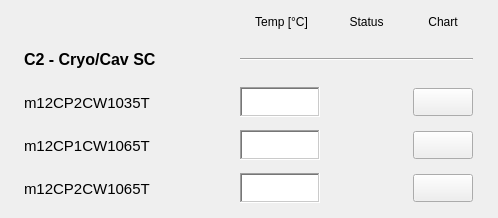
   <widget class="QWidget" name="scrollAreaWidgetContents_20">
    <property name="geometry">
     <rect>
      <x>0</x>
      <y>0</y>
      <width>498</width>
      <height>218</height>
     </rect>
    </property>
    <widget class="QWidget" name="layoutWidget">
     <property name="geometry">
      <rect>
       <x>9</x>
       <y>8</y>
       <width>481</width>
       <height>201</height>
      </rect>
     </property>
     <layout class="QGridLayout" name="gridLayout_4">
      <item row="0" column="1">
       <widget class="PyDMLabel" name="PyDMLabel_60">
        <property name="minimumSize">
         <size>
          <width>0</width>
          <height>24</height>
         </size>
        </property>
        <property name="maximumSize">
         <size>
          <width>16777215</width>
          <height>24</height>
         </size>
        </property>
        <property name="toolTip">
         <string/>
        </property>
        <property name="text">
         <string> Temp [°C]</string>
        </property>
        <property name="alignment">
         <set>Qt::AlignCenter</set>
        </property>
       </widget>
      </item>
      <item row="0" column="2">
       <widget class="PyDMLabel" name="PyDMLabel_74">
        <property name="toolTip">
         <string/>
        </property>
        <property name="text">
         <string>Status</string>
        </property>
        <property name="alignment">
         <set>Qt::AlignCenter</set>
        </property>
       </widget>
      </item>
      <item row="0" column="3">
       <widget class="PyDMLabel" name="PyDMLabel_120">
        <property name="toolTip">
         <string/>
        </property>
        <property name="text">
         <string>Chart</string>
        </property>
        <property name="alignment">
         <set>Qt::AlignCenter</set>
        </property>
       </widget>
      </item>
      <item row="1" column="0">
       <widget class="PyDMLabel" name="PyDMLabel_121">
        <property name="minimumSize">
         <size>
          <width>195</width>
          <height>35</height>
         </size>
        </property>
        <property name="maximumSize">
         <size>
          <width>160</width>
          <height>16777215</height>
         </size>
        </property>
        <property name="font">
         <font>
          <pointsize>12</pointsize>
          <weight>75</weight>
          <bold>true</bold>
         </font>
        </property>
        <property name="toolTip">
         <string/>
        </property>
        <property name="text">
         <string>C2 - Cryo/Cav SC</string>
        </property>
       </widget>
      </item>
      <item row="1" column="1" colspan="3">
       <widget class="Line" name="line_13">
        <property name="sizeIncrement">
         <size>
          <width>0</width>
          <height>0</height>
         </size>
        </property>
        <property name="baseSize">
         <size>
          <width>0</width>
          <height>0</height>
         </size>
        </property>
        <property name="autoFillBackground">
         <bool>false</bool>
        </property>
        <property name="frameShadow">
         <enum>QFrame::Sunken</enum>
        </property>
        <property name="lineWidth">
         <number>1</number>
        </property>
        <property name="midLineWidth">
         <number>0</number>
        </property>
        <property name="orientation">
         <enum>Qt::Horizontal</enum>
        </property>
       </widget>
      </item>
      <item row="2" column="0">
       <widget class="PyDMLabel" name="PyDMLabel_122">
        <property name="minimumSize">
         <size>
          <width>172</width>
          <height>35</height>
         </size>
        </property>
        <property name="maximumSize">
         <size>
          <width>172</width>
          <height>16777215</height>
         </size>
        </property>
        <property name="font">
         <font>
          <pointsize>11</pointsize>
         </font>
        </property>
        <property name="toolTip">
         <string/>
        </property>
        <property name="text">
         <string>m12CP2CW1035T</string>
        </property>
       </widget>
      </item>
      <item row="2" column="1">
       <widget class="PyDMLabel" name="PyDMLabel_76">
        <property name="enabled">
         <bool>true</bool>
        </property>
        <property name="minimumSize">
         <size>
          <width>80</width>
          <height>30</height>
         </size>
        </property>
        <property name="maximumSize">
         <size>
          <width>80</width>
          <height>30</height>
         </size>
        </property>
        <property name="toolTip">
         <string/>
        </property>
        <property name="accessibleDescription">
         <string/>
        </property>
        <property name="layoutDirection">
         <enum>Qt::LeftToRight</enum>
        </property>
        <property name="autoFillBackground">
         <bool>false</bool>
        </property>
        <property name="styleSheet">
         <string notr="true">background-color: qlineargradient(spread:pad, x1:0, y1:0, x2:1, y2:1, stop:0 rgba(255, 255, 255, 255), stop:1 rgba(255, 255, 255, 255));</string>
        </property>
        <property name="frameShape">
         <enum>QFrame::WinPanel</enum>
        </property>
        <property name="frameShadow">
         <enum>QFrame::Sunken</enum>
        </property>
        <property name="alignment">
         <set>Qt::AlignRight|Qt::AlignTrailing|Qt::AlignVCenter</set>
        </property>
        <property name="precision" stdset="0">
         <number>2</number>
        </property>
        <property name="precisionFromPV" stdset="0">
         <bool>false</bool>
        </property>
        <property name="channel" stdset="0">
         <string>UA-21CHall:CR-IHMCtrl:dbAdsSta_strAdsA_m12CP2CW1035T-Mon</string>
        </property>
       </widget>
      </item>
      <item row="2" column="3">
       <widget class="PyDMPushButton" name="PyDMPushButton_58">
        <property name="minimumSize">
         <size>
          <width>60</width>
          <height>28</height>
         </size>
        </property>
        <property name="maximumSize">
         <size>
          <width>60</width>
          <height>28</height>
         </size>
        </property>
        <property name="toolTip">
         <string/>
        </property>
       </widget>
      </item>
      <item row="3" column="0">
       <widget class="PyDMLabel" name="PyDMLabel_77">
        <property name="minimumSize">
         <size>
          <width>172</width>
          <height>0</height>
         </size>
        </property>
        <property name="maximumSize">
         <size>
          <width>172</width>
          <height>16777215</height>
         </size>
        </property>
        <property name="font">
         <font>
          <pointsize>11</pointsize>
         </font>
        </property>
        <property name="toolTip">
         <string/>
        </property>
        <property name="text">
         <string>m12CP1CW1065T</string>
        </property>
       </widget>
      </item>
      <item row="3" column="1">
       <widget class="PyDMLabel" name="PyDMLabel_123">
        <property name="enabled">
         <bool>true</bool>
        </property>
        <property name="minimumSize">
         <size>
          <width>80</width>
          <height>30</height>
         </size>
        </property>
        <property name="maximumSize">
         <size>
          <width>80</width>
          <height>30</height>
         </size>
        </property>
        <property name="toolTip">
         <string/>
        </property>
        <property name="accessibleDescription">
         <string/>
        </property>
        <property name="layoutDirection">
         <enum>Qt::LeftToRight</enum>
        </property>
        <property name="autoFillBackground">
         <bool>false</bool>
        </property>
        <property name="styleSheet">
         <string notr="true">background-color: qlineargradient(spread:pad, x1:0, y1:0, x2:1, y2:1, stop:0 rgba(255, 255, 255, 255), stop:1 rgba(255, 255, 255, 255));</string>
        </property>
        <property name="frameShape">
         <enum>QFrame::WinPanel</enum>
        </property>
        <property name="frameShadow">
         <enum>QFrame::Sunken</enum>
        </property>
        <property name="alignment">
         <set>Qt::AlignRight|Qt::AlignTrailing|Qt::AlignVCenter</set>
        </property>
        <property name="precision" stdset="0">
         <number>2</number>
        </property>
        <property name="precisionFromPV" stdset="0">
         <bool>false</bool>
        </property>
        <property name="channel" stdset="0">
         <string>UA-21CHall:CR-IHMCtrl:dbAdsSta_strAdsA_m12CP1CW1065T-Mon</string>
        </property>
       </widget>
      </item>
      <item row="3" column="3">
       <widget class="PyDMPushButton" name="PyDMPushButton_59">
        <property name="minimumSize">
         <size>
          <width>60</width>
          <height>28</height>
         </size>
        </property>
        <property name="maximumSize">
         <size>
          <width>60</width>
          <height>28</height>
         </size>
        </property>
        <property name="toolTip">
         <string/>
        </property>
       </widget>
      </item>
      <item row="4" column="0">
       <widget class="PyDMLabel" name="pv02raps01_6">
        <property name="minimumSize">
         <size>
          <width>172</width>
          <height>0</height>
         </size>
        </property>
        <property name="maximumSize">
         <size>
          <width>135</width>
          <height>16777215</height>
         </size>
        </property>
        <property name="font">
         <font>
          <pointsize>11</pointsize>
         </font>
        </property>
        <property name="toolTip">
         <string/>
        </property>
        <property name="text">
         <string>m12CP2CW1065T</string>
        </property>
       </widget>
      </item>
      <item row="4" column="1">
       <widget class="PyDMLabel" name="PyDMLabel_124">
        <property name="enabled">
         <bool>true</bool>
        </property>
        <property name="minimumSize">
         <size>
          <width>80</width>
          <height>30</height>
         </size>
        </property>
        <property name="maximumSize">
         <size>
          <width>80</width>
          <height>30</height>
         </size>
        </property>
        <property name="toolTip">
         <string/>
        </property>
        <property name="accessibleDescription">
         <string/>
        </property>
        <property name="layoutDirection">
         <enum>Qt::LeftToRight</enum>
        </property>
        <property name="autoFillBackground">
         <bool>false</bool>
        </property>
        <property name="styleSheet">
         <string notr="true">background-color: qlineargradient(spread:pad, x1:0, y1:0, x2:1, y2:1, stop:0 rgba(255, 255, 255, 255), stop:1 rgba(255, 255, 255, 255));</string>
        </property>
        <property name="frameShape">
         <enum>QFrame::WinPanel</enum>
        </property>
        <property name="frameShadow">
         <enum>QFrame::Sunken</enum>
        </property>
        <property name="alignment">
         <set>Qt::AlignRight|Qt::AlignTrailing|Qt::AlignVCenter</set>
        </property>
        <property name="precision" stdset="0">
         <number>2</number>
        </property>
        <property name="precisionFromPV" stdset="0">
         <bool>false</bool>
        </property>
        <property name="channel" stdset="0">
         <string>UA-21CHall:CR-IHMCtrl:dbAdsSta_strAdsA_m12CP2CW1065T-Mon</string>
        </property>
       </widget>
      </item>
      <item row="4" column="3">
       <widget class="PyDMPushButton" name="PyDMPushButton_60">
        <property name="minimumSize">
         <size>
          <width>60</width>
          <height>28</height>
         </size>
        </property>
        <property name="maximumSize">
         <size>
          <width>60</width>
          <height>28</height>
         </size>
        </property>
        <property name="toolTip">
         <string/>
        </property>
       </widget>
      </item>
      <item row="4" column="2">
       <widget class="QLed" name="ledcp21065t">
        <property name="sizePolicy">
         <sizepolicy hsizetype="Maximum" vsizetype="Maximum">
          <horstretch>0</horstretch>
          <verstretch>0</verstretch>
         </sizepolicy>
        </property>
        <property name="minimumSize">
         <size>
          <width>51</width>
          <height>35</height>
         </size>
        </property>
        <property name="maximumSize">
         <size>
          <width>51</width>
          <height>35</height>
         </size>
        </property>
        <property name="toolTip">
         <string/>
        </property>
        <property name="state">
         <bool>false</bool>
        </property>
        <property name="onColor">
         <color>
          <red>0</red>
          <green>140</green>
          <blue>0</blue>
         </color>
        </property>
        <property name="shape">
         <enum>QLed::Circle</enum>
        </property>
       </widget>
      </item>
      <item row="3" column="2">
       <widget class="QLed" name="ledcp11065t">
        <property name="sizePolicy">
         <sizepolicy hsizetype="Maximum" vsizetype="Maximum">
          <horstretch>0</horstretch>
          <verstretch>0</verstretch>
         </sizepolicy>
        </property>
        <property name="minimumSize">
         <size>
          <width>51</width>
          <height>35</height>
         </size>
        </property>
        <property name="maximumSize">
         <size>
          <width>51</width>
          <height>35</height>
         </size>
        </property>
        <property name="toolTip">
         <string/>
        </property>
        <property name="state">
         <bool>false</bool>
        </property>
        <property name="onColor">
         <color>
          <red>0</red>
          <green>140</green>
          <blue>0</blue>
         </color>
        </property>
        <property name="shape">
         <enum>QLed::Circle</enum>
        </property>
       </widget>
      </item>
      <item row="2" column="2">
       <widget class="QLed" name="ledcp21035t">
        <property name="enabled">
         <bool>true</bool>
        </property>
        <property name="sizePolicy">
         <sizepolicy hsizetype="Maximum" vsizetype="Maximum">
          <horstretch>0</horstretch>
          <verstretch>0</verstretch>
         </sizepolicy>
        </property>
        <property name="minimumSize">
         <size>
          <width>51</width>
          <height>35</height>
         </size>
        </property>
        <property name="maximumSize">
         <size>
          <width>51</width>
          <height>35</height>
         </size>
        </property>
        <property name="toolTip">
         <string/>
        </property>
        <property name="state">
         <bool>false</bool>
        </property>
        <property name="onColor">
         <color>
          <red>0</red>
          <green>140</green>
          <blue>0</blue>
         </color>
        </property>
        <property name="shape">
         <enum>QLed::Circle</enum>
        </property>
       </widget>
      </item>
     </layout>
    </widget>
   </widget>
